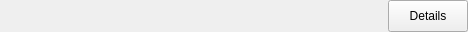
<?xml version="1.0" encoding="UTF-8"?>
<ui version="4.0">
 <class>ExecutableStatusWidget</class>
 <widget class="QWidget" name="ExecutableStatusWidget">
  <property name="geometry">
   <rect>
    <x>0</x>
    <y>0</y>
    <width>468</width>
    <height>32</height>
   </rect>
  </property>
  <property name="sizePolicy">
   <sizepolicy hsizetype="Expanding" vsizetype="Minimum">
    <horstretch>0</horstretch>
    <verstretch>0</verstretch>
   </sizepolicy>
  </property>
  <property name="minimumSize">
   <size>
    <width>400</width>
    <height>32</height>
   </size>
  </property>
  <property name="windowTitle">
   <string>Form</string>
  </property>
  <layout class="QHBoxLayout" name="horizontalLayout">
   <property name="spacing">
    <number>0</number>
   </property>
   <property name="leftMargin">
    <number>0</number>
   </property>
   <property name="topMargin">
    <number>0</number>
   </property>
   <property name="rightMargin">
    <number>0</number>
   </property>
   <property name="bottomMargin">
    <number>0</number>
   </property>
   <item>
    <widget class="QLabel" name="iconLabel">
     <property name="text">
      <string/>
     </property>
    </widget>
   </item>
   <item>
    <widget class="QLabel" name="statusTextLabel">
     <property name="sizePolicy">
      <sizepolicy hsizetype="Minimum" vsizetype="Maximum">
       <horstretch>0</horstretch>
       <verstretch>0</verstretch>
      </sizepolicy>
     </property>
     <property name="text">
      <string/>
     </property>
    </widget>
   </item>
   <item>
    <spacer name="horizontalSpacer">
     <property name="orientation">
      <enum>Qt::Horizontal</enum>
     </property>
     <property name="sizeHint" stdset="0">
      <size>
       <width>371</width>
       <height>13</height>
      </size>
     </property>
    </spacer>
   </item>
   <item>
    <widget class="QPushButton" name="detailedPushButton">
     <property name="sizePolicy">
      <sizepolicy hsizetype="Minimum" vsizetype="Minimum">
       <horstretch>0</horstretch>
       <verstretch>0</verstretch>
      </sizepolicy>
     </property>
     <property name="text">
      <string>Details</string>
     </property>
    </widget>
   </item>
  </layout>
 </widget>
 <resources/>
 <connections/>
</ui>
